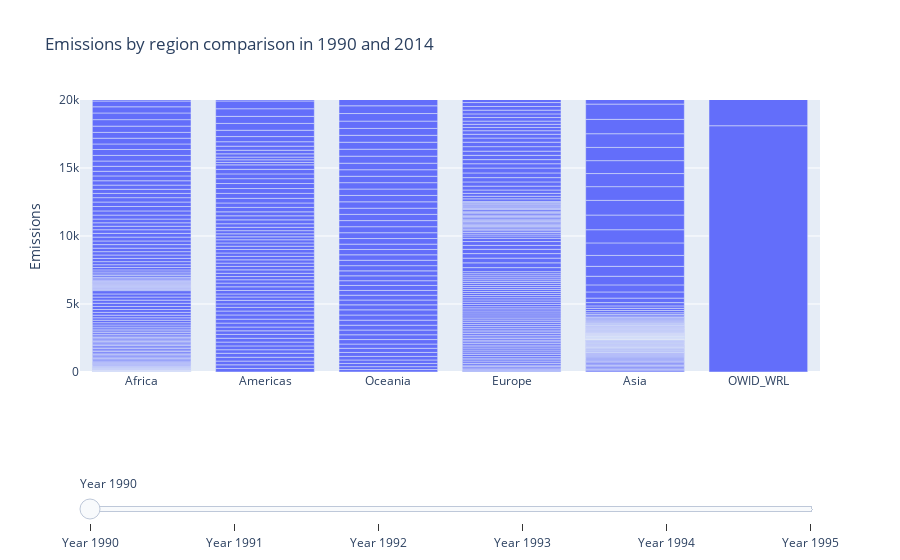

Notebook source saved alongside this figure:
### Code cell
# An empty graph object
fig_bar = go.Figure()

# Each year defines a new hidden (implies visible=False) trace in our visualization
for year in oil_consumption_df.columns:
    fig_bar.add_trace(dict(type='bar',
                     x=oil_consumption_df['region'],
                     y=oil_consumption_df[year],
                     name=year,
                     showlegend=False,
                     visible=False
                    )
               )

# First seen trace
fig_bar.data[0].visible = True


# Lets create our slider, one option for each trace
steps = []
for i in range(len(fig_bar.data)):
    step = dict(
        label='Year ' + str(1990 + i),
        method="restyle", #there are four methods restyle changes the type of an argument (in this case if visible or not)
        args=["visible", [False] * len(fig_bar.data)], # Changes all to Not visible
    )
    step["args"][1][i] = True  # Toggle i'th trace to "visible"
    steps.append(step)

    
sliders = [dict(
    active=1990,
    pad={"t": 100},
    steps=steps
)]


fig_bar.update_layout(dict(title=dict(text='Emissions by region comparison in 1990 and 2014'),
                  yaxis=dict(title='Emissions',
                             range=[0,2*(10**4)]
                            ),
                  sliders=sliders))

fig_bar.show()

### Figure 1 — Plotly figure (JSON) as saved in the notebook; plotly's stock layout.template omitted (floating-point values rounded to 4 significant figures; data arrays with more than 128 entries replaced by an {"elided": "..."} marker saying what was removed)
{"data": [{"name": "oil_consumption", "showlegend": false, "type": "bar", "visible": true, "x": {"elided": "4119 str values"}, "y": {"elided": "4119 float values"}}, {"name": "year", "showlegend": false, "type": "bar", "visible": false, "x": {"elided": "4119 str values"}, "y": {"elided": "4119 int values"}}, {"name": "iso_code", "showlegend": false, "type": "bar", "visible": false, "x": {"elided": "4119 str values"}, "y": {"elided": "4119 str values"}}, {"name": "country", "showlegend": false, "type": "bar", "visible": false, "x": {"elided": "4119 str values"}, "y": {"elided": "4119 str values"}}, {"name": "region", "showlegend": false, "type": "bar", "visible": false, "x": {"elided": "4119 str values"}, "y": {"elided": "4119 str values"}}, {"name": "sub_region", "showlegend": false, "type": "bar", "visible": false, "x": {"elided": "4119 str values"}, "y": {"elided": "4119 str values"}}], "layout": {"sliders": [{"active": 1990, "pad": {"t": 100}, "steps": [{"args": ["visible", [true, false, false, false, false, false]], "label": "Year 1990", "method": "restyle"}, {"args": ["visible", [false, true, false, false, false, false]], "label": "Year 1991", "method": "restyle"}, {"args": ["visible", [false, false, true, false, false, false]], "label": "Year 1992", "method": "restyle"}, {"args": ["visible", [false, false, false, true, false, false]], "label": "Year 1993", "method": "restyle"}, {"args": ["visible", [false, false, false, false, true, false]], "label": "Year 1994", "method": "restyle"}, {"args": ["visible", [false, false, false, false, false, true]], "label": "Year 1995", "method": "restyle"}]}], "title": {"text": "Emissions by region comparison in 1990 and 2014"}, "yaxis": {"range": [0, 20000], "title": {"text": "Emissions"}}}}
